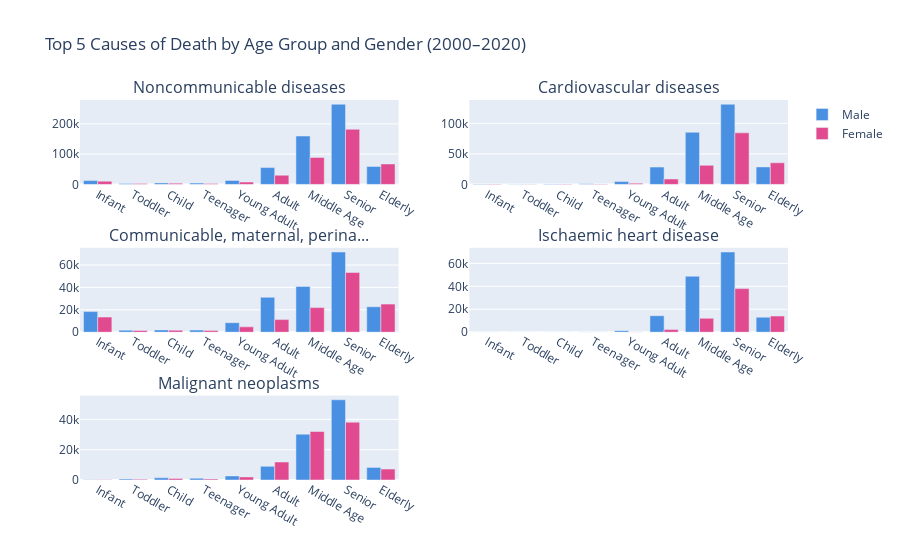

Notebook cell for this chart:
### Markdown cell above
# Distribution of Top 5 Cause of Death Across Age Group

### Code cell
# Custom age order
age_order = [
    "Infant", "Toddler", "Child", "Teenager", "Young Adult",
    "Adult", "Middle Age", "Senior", "Elderly"
]

# 2. Identify overall top 5 causes
cause_sums = (
    filtered_df
    .groupby('Indicator Name')['Number']
    .sum()
    .sort_values(ascending=False)
)
top5_causes = cause_sums.head(5).index.tolist()

# 3. Build demographic breakdown for those causes, excluding 'All Ages'
demographic_analysis = (
    filtered_df[
        (filtered_df['Indicator Name'].isin(top5_causes)) &
        (filtered_df['Age Category'] != 'All Ages')
    ]
    .groupby(['Indicator Name', 'Sex', 'Age Category'])['Number']
    .sum()
    .reset_index()
)

# 4. Create interactive subplots
fig = make_subplots(
    rows=3, cols=2,
    subplot_titles=[(c[:30] + '...') if len(c) > 30 else c for c in top5_causes],
    specs=[
        [{"type": "bar"}, {"type": "bar"}],
        [{"type": "bar"}, {"type": "bar"}],
        [{"type": "bar"}, None]
    ]
)

colors_male = '#4A90E2'
colors_female = '#E24A90'

for idx, cause in enumerate(top5_causes):
    row = (idx // 2) + 1
    col = (idx % 2) + 1
    cause_data = demographic_analysis[demographic_analysis['Indicator Name'] == cause]
    
    male_data = (
        cause_data[cause_data['Sex'] == 'Male']
        .set_index('Age Category')
        .reindex(age_order)['Number']
        .fillna(0)
    )
    
    female_data = (
        cause_data[cause_data['Sex'] == 'Female']
        .set_index('Age Category')
        .reindex(age_order)['Number']
        .fillna(0)
    )
    
    if not male_data.empty:
        fig.add_trace(
            go.Bar(
                x=male_data.index,
                y=male_data.values,
                name='Male',
                marker_color=colors_male,
                showlegend=(idx == 0)
            ),
            row=row, col=col
        )
    if not female_data.empty:
        fig.add_trace(
            go.Bar(
                x=female_data.index,
                y=female_data.values,
                name='Female',
                marker_color=colors_female,
                showlegend=(idx == 0)
            ),
            row=row, col=col
        )

fig.update_layout(
    title_text="Top 5 Causes of Death by Age Group and Gender (2000–2020)",
    height=900,
    barmode='group'
)

fig.show()

### Figure 1 — Plotly figure (JSON) as saved in the notebook; plotly's stock layout.template omitted (floating-point values rounded to 4 significant figures)
{"data": [{"marker": {"color": "#4A90E2"}, "name": "Male", "showlegend": true, "type": "bar", "x": ["Infant", "Toddler", "Child", "Teenager", "Young Adult", "Adult", "Middle Age", "Senior", "Elderly"], "xaxis": "x", "y": [12619, 3219, 5144, 4485, 13246, 55740, 159948, 264841, 59498], "yaxis": "y"}, {"marker": {"color": "#E24A90"}, "name": "Female", "showlegend": true, "type": "bar", "x": ["Infant", "Toddler", "Child", "Teenager", "Young Adult", "Adult", "Middle Age", "Senior", "Elderly"], "xaxis": "x", "y": [10695, 2805, 4159, 2947, 7968, 30412, 89236, 182091, 67605], "yaxis": "y"}, {"marker": {"color": "#4A90E2"}, "name": "Male", "showlegend": false, "type": "bar", "x": ["Infant", "Toddler", "Child", "Teenager", "Young Adult", "Adult", "Middle Age", "Senior", "Elderly"], "xaxis": "x2", "y": [837, 410, 877, 1136, 4775, 28470, 85483, 131423, 28748], "yaxis": "y2"}, {"marker": {"color": "#E24A90"}, "name": "Female", "showlegend": false, "type": "bar", "x": ["Infant", "Toddler", "Child", "Teenager", "Young Adult", "Adult", "Middle Age", "Senior", "Elderly"], "xaxis": "x2", "y": [687, 416, 756, 605, 2019, 8911, 31293, 84552, 35508], "yaxis": "y2"}, {"marker": {"color": "#4A90E2"}, "name": "Male", "showlegend": false, "type": "bar", "x": ["Infant", "Toddler", "Child", "Teenager", "Young Adult", "Adult", "Middle Age", "Senior", "Elderly"], "xaxis": "x3", "y": [18419, 1861, 2092, 1914, 8531, 31177, 40887, 71592, 22721], "yaxis": "y3"}, {"marker": {"color": "#E24A90"}, "name": "Female", "showlegend": false, "type": "bar", "x": ["Infant", "Toddler", "Child", "Teenager", "Young Adult", "Adult", "Middle Age", "Senior", "Elderly"], "xaxis": "x3", "y": [13551, 1614, 1817, 1436, 4795, 11281, 21957, 53276, 25077], "yaxis": "y3"}, {"marker": {"color": "#4A90E2"}, "name": "Male", "showlegend": false, "type": "bar", "x": ["Infant", "Toddler", "Child", "Teenager", "Young Adult", "Adult", "Middle Age", "Senior", "Elderly"], "xaxis": "x4", "y": [31, 15, 36, 88, 1314, 14402, 48840, 69919, 13126], "yaxis": "y4"}, {"marker": {"color": "#E24A90"}, "name": "Female", "showlegend": false, "type": "bar", "x": ["Infant", "Toddler", "Child", "Teenager", "Young Adult", "Adult", "Middle Age", "Senior", "Elderly"], "xaxis": "x4", "y": [18, 11, 14, 34, 215, 2300, 12124, 38000, 14090], "yaxis": "y4"}, {"marker": {"color": "#4A90E2"}, "name": "Male", "showlegend": false, "type": "bar", "x": ["Infant", "Toddler", "Child", "Teenager", "Young Adult", "Adult", "Middle Age", "Senior", "Elderly"], "xaxis": "x5", "y": [124, 623, 1460, 1165, 2682, 9005, 30251, 52938, 8327], "yaxis": "y5"}, {"marker": {"color": "#E24A90"}, "name": "Female", "showlegend": false, "type": "bar", "x": ["Infant", "Toddler", "Child", "Teenager", "Young Adult", "Adult", "Middle Age", "Senior", "Elderly"], "xaxis": "x5", "y": [104, 462, 1034, 672, 2025, 11870, 32015, 38160, 7203], "yaxis": "y5"}], "layout": {"annotations": [{"font": {"size": 16}, "showarrow": false, "text": "Noncommunicable diseases", "x": 0.225, "xanchor": "center", "xref": "paper", "y": 1, "yanchor": "bottom", "yref": "paper"}, {"font": {"size": 16}, "showarrow": false, "text": "Cardiovascular diseases", "x": 0.775, "xanchor": "center", "xref": "paper", "y": 1, "yanchor": "bottom", "yref": "paper"}, {"font": {"size": 16}, "showarrow": false, "text": "Communicable, maternal, perina...", "x": 0.225, "xanchor": "center", "xref": "paper", "y": 0.6111, "yanchor": "bottom", "yref": "paper"}, {"font": {"size": 16}, "showarrow": false, "text": "Ischaemic heart disease", "x": 0.775, "xanchor": "center", "xref": "paper", "y": 0.6111, "yanchor": "bottom", "yref": "paper"}, {"font": {"size": 16}, "showarrow": false, "text": "Malignant neoplasms", "x": 0.225, "xanchor": "center", "xref": "paper", "y": 0.2222, "yanchor": "bottom", "yref": "paper"}], "autosize": true, "barmode": "group", "title": {"text": "Top 5 Causes of Death by Age Group and Gender (2000–2020)"}, "xaxis": {"anchor": "y", "autorange": true, "domain": [0, 0.45], "range": [-0.5, 8.5], "type": "category"}, "xaxis2": {"anchor": "y2", "autorange": true, "domain": [0.55, 1], "range": [-0.5, 8.5], "type": "category"}, "xaxis3": {"anchor": "y3", "autorange": true, "domain": [0, 0.45], "range": [-0.5, 8.5], "type": "category"}, "xaxis4": {"anchor": "y4", "autorange": true, "domain": [0.55, 1], "range": [-0.5, 8.5], "type": "category"}, "xaxis5": {"anchor": "y5", "autorange": true, "domain": [0, 0.45], "range": [-0.5, 8.5], "type": "category"}, "yaxis": {"anchor": "x", "autorange": true, "domain": [0.7778, 1], "range": [0, 278780], "type": "linear"}, "yaxis2": {"anchor": "x2", "autorange": true, "domain": [0.7778, 1], "range": [0, 138340], "type": "linear"}, "yaxis3": {"anchor": "x3", "autorange": true, "domain": [0.3889, 0.6111], "range": [0, 75360], "type": "linear"}, "yaxis4": {"anchor": "x4", "autorange": true, "domain": [0.3889, 0.6111], "range": [0, 73600.0], "type": "linear"}, "yaxis5": {"anchor": "x5", "autorange": true, "domain": [0, 0.2222], "range": [0, 55720.0], "type": "linear"}}}
